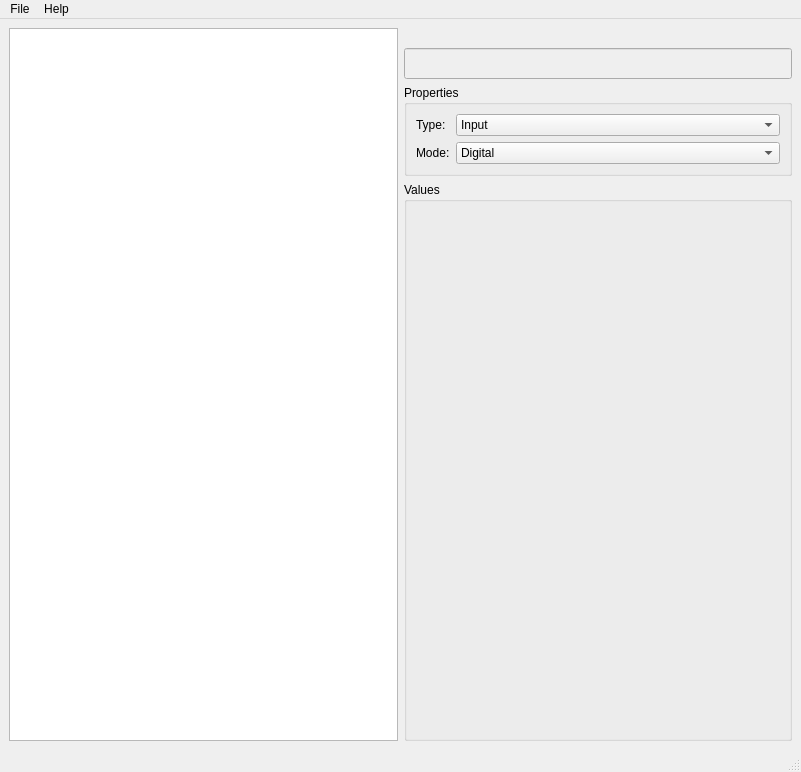
<?xml version="1.0" encoding="UTF-8"?>
<ui version="4.0">
 <class>MainWindow</class>
 <widget class="QMainWindow" name="MainWindow">
  <property name="geometry">
   <rect>
    <x>0</x>
    <y>0</y>
    <width>801</width>
    <height>772</height>
   </rect>
  </property>
  <property name="windowTitle">
   <string>MainWindow</string>
  </property>
  <widget class="QWidget" name="centralwidget">
   <layout class="QGridLayout" name="gridLayout">
    <item row="3" column="2">
     <widget class="QGroupBox" name="groupBox_values">
      <property name="title">
       <string>Values</string>
      </property>
      <layout class="QVBoxLayout" name="verticalLayout">
       <item>
        <layout class="QVBoxLayout" name="layout_values"/>
       </item>
       <item>
        <spacer name="verticalSpacer">
         <property name="orientation">
          <enum>Qt::Vertical</enum>
         </property>
         <property name="sizeHint" stdset="0">
          <size>
           <width>20</width>
           <height>16</height>
          </size>
         </property>
        </spacer>
       </item>
      </layout>
     </widget>
    </item>
    <item row="0" column="0" rowspan="4">
     <widget class="QListView" name="listView"/>
    </item>
    <item row="0" column="2">
     <widget class="QLabel" name="label_3">
      <property name="text">
       <string/>
      </property>
      <property name="pixmap">
       <pixmap resource="../resources.qrc">:/icons/icons/rpi-gpio.jpg</pixmap>
      </property>
      <property name="scaledContents">
       <bool>true</bool>
      </property>
     </widget>
    </item>
    <item row="2" column="2">
     <widget class="QGroupBox" name="groupBox_type">
      <property name="title">
       <string>Properties</string>
      </property>
      <layout class="QFormLayout" name="formLayout">
       <item row="1" column="0">
        <widget class="QLabel" name="label_2">
         <property name="text">
          <string>Type:</string>
         </property>
        </widget>
       </item>
       <item row="1" column="1">
        <widget class="QComboBox" name="comboBox_type">
         <item>
          <property name="text">
           <string>Input</string>
          </property>
         </item>
         <item>
          <property name="text">
           <string>Output</string>
          </property>
         </item>
        </widget>
       </item>
       <item row="2" column="0">
        <widget class="QLabel" name="label">
         <property name="text">
          <string>Mode:</string>
         </property>
        </widget>
       </item>
       <item row="2" column="1">
        <widget class="QComboBox" name="comboBox_mode">
         <item>
          <property name="text">
           <string>Digital</string>
          </property>
         </item>
         <item>
          <property name="text">
           <string>Pulse Width Modulation</string>
          </property>
         </item>
        </widget>
       </item>
      </layout>
     </widget>
    </item>
    <item row="1" column="2">
     <widget class="QLineEdit" name="lineEdit_name">
      <property name="enabled">
       <bool>false</bool>
      </property>
      <property name="font">
       <font>
        <pointsize>14</pointsize>
        <weight>75</weight>
        <bold>true</bold>
       </font>
      </property>
      <property name="alignment">
       <set>Qt::AlignCenter</set>
      </property>
     </widget>
    </item>
   </layout>
  </widget>
  <widget class="QMenuBar" name="menubar">
   <property name="geometry">
    <rect>
     <x>0</x>
     <y>0</y>
     <width>801</width>
     <height>24</height>
    </rect>
   </property>
   <widget class="QMenu" name="menuFile">
    <property name="title">
     <string>File</string>
    </property>
    <addaction name="action_load"/>
    <addaction name="action_save"/>
    <addaction name="action_exit"/>
   </widget>
   <widget class="QMenu" name="menuAbout">
    <property name="title">
     <string>Help</string>
    </property>
    <addaction name="action_about"/>
   </widget>
   <addaction name="menuFile"/>
   <addaction name="menuAbout"/>
  </widget>
  <widget class="QStatusBar" name="statusbar"/>
  <action name="action_load">
   <property name="text">
    <string>Load</string>
   </property>
   <property name="shortcut">
    <string>Ctrl+L</string>
   </property>
   <property name="shortcutVisibleInContextMenu">
    <bool>true</bool>
   </property>
  </action>
  <action name="action_save">
   <property name="text">
    <string>Save</string>
   </property>
   <property name="shortcut">
    <string>Ctrl+S</string>
   </property>
   <property name="shortcutVisibleInContextMenu">
    <bool>true</bool>
   </property>
  </action>
  <action name="action_exit">
   <property name="text">
    <string>Exit</string>
   </property>
   <property name="shortcut">
    <string>Ctrl+Q</string>
   </property>
   <property name="shortcutVisibleInContextMenu">
    <bool>true</bool>
   </property>
  </action>
  <action name="action_about">
   <property name="text">
    <string>About</string>
   </property>
  </action>
 </widget>
 <resources>
  <include location="../resources.qrc"/>
 </resources>
 <connections/>
</ui>
